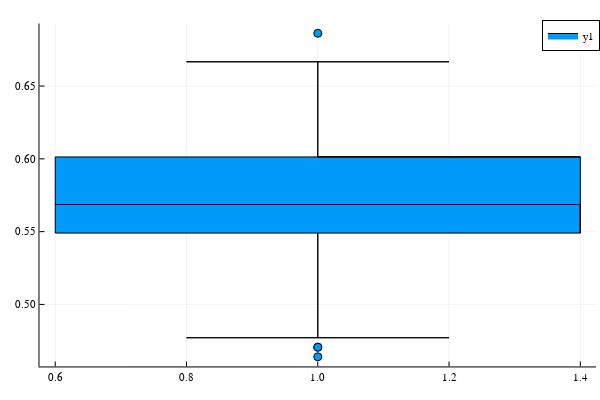

Notebook cell for this chart:
### Code cell
println(median(test_acc))
boxplot([test_acc])

### Figure 1 — Plotly figure (JSON) as saved in the notebook; plotly's stock layout.template omitted (floating-point values rounded to 4 significant figures)
{"data": [{"fill": "tozeroy", "fillcolor": "rgba(0, 154, 250, 1.000)", "legendgroup": "y1", "line": {"color": "rgba(0, 0, 0, 1.000)", "dash": "solid", "width": 1}, "mode": "lines", "name": "y1", "showlegend": true, "type": "scatter", "x": [1, 0.8, 1.2, 1, 1, 1], "xaxis": "x1", "y": [0.4771, 0.4771, 0.4771, 0.4771, 0.549, 0.4771], "yaxis": "y1"}, {"fill": "tozeroy", "fillcolor": "rgba(0, 154, 250, 1.000)", "legendgroup": "y1", "line": {"color": "rgba(0, 0, 0, 1.000)", "dash": "solid", "width": 1}, "mode": "lines", "name": "y1", "showlegend": false, "type": "scatter", "x": [1.4, 1.4, 0.6, 0.6, 1.4, 1.4, 1.4], "xaxis": "x1", "y": [0.549, 0.5686, 0.5686, 0.549, 0.549, 0.5686, 0.549], "yaxis": "y1"}, {"fill": "tozeroy", "fillcolor": "rgba(0, 154, 250, 1.000)", "legendgroup": "y1", "line": {"color": "rgba(0, 0, 0, 1.000)", "dash": "solid", "width": 1}, "mode": "lines", "name": "y1", "showlegend": false, "type": "scatter", "x": [1.4, 0.6, 0.6, 1.4, 1.4, 1, 1.4], "xaxis": "x1", "y": [0.6013, 0.6013, 0.5686, 0.5686, 0.6013, 0.6013, 0.6013], "yaxis": "y1"}, {"fill": "tozeroy", "fillcolor": "rgba(0, 154, 250, 1.000)", "legendgroup": "y1", "line": {"color": "rgba(0, 0, 0, 1.000)", "dash": "solid", "width": 1}, "mode": "lines", "name": "y1", "showlegend": false, "type": "scatter", "x": [1, 0.8, 1.2, 1, 1, 1], "xaxis": "x1", "y": [0.6667, 0.6667, 0.6667, 0.6667, 0.6013, 0.6667], "yaxis": "y1"}, {"colorbar": {"len": 0.9525, "title": "", "x": 0.9934, "y": 0.5139}, "legendgroup": "y1", "marker": {"color": "rgba(0, 154, 250, 1.000)", "line": {"color": "rgba(0, 0, 0, 1.000)", "width": 1}, "size": 8, "symbol": "circle"}, "mode": "markers", "name": "y1", "showlegend": false, "type": "scatter", "x": [1, 1, 1, 1], "xaxis": "x", "y": [0.4641, 0.6863, 0.4706, 0.4706], "yaxis": "y", "zmax": null, "zmin": null}, {"colorbar": {"len": 0.9525, "title": "", "x": 0.9934, "y": 0.5139}, "hoverinfo": "text", "legendgroup": "y1", "line": {"color": "rgba(0, 154, 250, 1.000)", "dash": "solid", "shape": "linear", "width": 0}, "mode": "lines", "name": "y1", "showlegend": false, "text": ["Lower fence: 0.477124183006536", "Lower fence: 0.477124183006536", "Lower fence: 0.477124183006536", "Lower fence: 0.477124183006536", "Q1: 0.5490196078431373"], "type": "scatter", "x": [1, 0.8, 1.2, 1, 1], "xaxis": "x", "y": [0.4771, 0.4771, 0.4771, 0.4771, 0.549], "yaxis": "y", "zmax": null, "zmin": null}, {"colorbar": {"len": 0.9525, "title": "", "x": 0.9934, "y": 0.5139}, "hoverinfo": "text", "legendgroup": "y1", "line": {"color": "rgba(0, 154, 250, 1.000)", "dash": "solid", "shape": "linear", "width": 0}, "mode": "lines", "name": "y1", "showlegend": false, "text": ["Q1: 0.5490196078431373", "Median: 0.5686274509803921", "Median: 0.5686274509803921", "Q1: 0.5490196078431373", "Q1: 0.5490196078431373", "Median: 0.5686274509803921"], "type": "scatter", "x": [1.4, 1.4, 0.6, 0.6, 1.4, 1.4], "xaxis": "x", "y": [0.549, 0.5686, 0.5686, 0.549, 0.549, 0.5686], "yaxis": "y", "zmax": null, "zmin": null}, {"colorbar": {"len": 0.9525, "title": "", "x": 0.9934, "y": 0.5139}, "hoverinfo": "text", "legendgroup": "y1", "line": {"color": "rgba(0, 154, 250, 1.000)", "dash": "solid", "shape": "linear", "width": 0}, "mode": "lines", "name": "y1", "showlegend": false, "text": ["Q3: 0.6013071895424836", "Q3: 0.6013071895424836", "Median: 0.5686274509803921", "Median: 0.5686274509803921", "Q3: 0.6013071895424836", "Q3: 0.6013071895424836"], "type": "scatter", "x": [1.4, 0.6, 0.6, 1.4, 1.4, 1], "xaxis": "x", "y": [0.6013, 0.6013, 0.5686, 0.5686, 0.6013, 0.6013], "yaxis": "y", "zmax": null, "zmin": null}, {"colorbar": {"len": 0.9525, "title": "", "x": 0.9934, "y": 0.5139}, "hoverinfo": "text", "legendgroup": "y1", "line": {"color": "rgba(0, 154, 250, 1.000)", "dash": "solid", "shape": "linear", "width": 0}, "mode": "lines", "name": "y1", "showlegend": false, "text": ["Upper fence: 0.6666666666666666", "Upper fence: 0.6666666666666666", "Upper fence: 0.6666666666666666", "Upper fence: 0.6666666666666666", "Q3: 0.6013071895424836"], "type": "scatter", "x": [1, 0.8, 1.2, 1, 1], "xaxis": "x", "y": [0.6667, 0.6667, 0.6667, 0.6667, 0.6013], "yaxis": "y", "zmax": null, "zmin": null}], "layout": {"annotations": [], "height": 400, "legend": {"bgcolor": "rgba(255, 255, 255, 1.000)", "bordercolor": "rgba(0, 0, 0, 1.000)", "borderwidth": 1, "font": {"color": "rgba(0, 0, 0, 1.000)", "family": "sans-serif", "size": 11}, "title": {"font": {"color": "rgba(0, 0, 0, 1.000)", "family": "sans-serif", "size": 15}, "text": ""}, "tracegroupgap": 0, "traceorder": "normal", "x": 1, "xanchor": "auto", "y": 1, "yanchor": "auto"}, "margin": {"b": 20, "l": 0, "r": 0, "t": 20}, "paper_bgcolor": "rgba(255, 255, 255, 1.000)", "plot_bgcolor": "rgba(255, 255, 255, 1.000)", "showlegend": true, "width": 600, "xaxis": {"anchor": "y", "domain": [0.06582, 0.9934], "gridcolor": "rgba(0, 0, 0, 0.100)", "gridwidth": 0.5, "linecolor": "rgba(0, 0, 0, 1.000)", "mirror": false, "range": [0.576, 1.424], "showgrid": true, "showline": true, "showticklabels": true, "tickangle": 0, "tickcolor": "rgb(0, 0, 0)", "tickfont": {"color": "rgba(0, 0, 0, 1.000)", "family": "sans-serif", "size": 11}, "tickmode": "array", "ticks": "inside", "ticktext": ["0.6", "0.8", "1.0", "1.2", "1.4"], "tickvals": [0.6, 0.8, 1, 1.2, 1.4], "title": "", "titlefont": {"color": "rgba(0, 0, 0, 1.000)", "family": "sans-serif", "size": 15}, "type": "-", "visible": true, "zeroline": false, "zerolinecolor": "rgba(0, 0, 0, 1.000)"}, "yaxis": {"anchor": "x", "domain": [0.03762, 0.9902], "gridcolor": "rgba(0, 0, 0, 0.100)", "gridwidth": 0.5, "linecolor": "rgba(0, 0, 0, 1.000)", "mirror": false, "range": [0.4574, 0.6929], "showgrid": true, "showline": true, "showticklabels": true, "tickangle": 0, "tickcolor": "rgb(0, 0, 0)", "tickfont": {"color": "rgba(0, 0, 0, 1.000)", "family": "sans-serif", "size": 11}, "tickmode": "array", "ticks": "inside", "ticktext": ["0.50", "0.55", "0.60", "0.65"], "tickvals": [0.5, 0.55, 0.6, 0.65], "title": "", "titlefont": {"color": "rgba(0, 0, 0, 1.000)", "family": "sans-serif", "size": 15}, "type": "-", "visible": true, "zeroline": false, "zerolinecolor": "rgba(0, 0, 0, 1.000)"}}}
